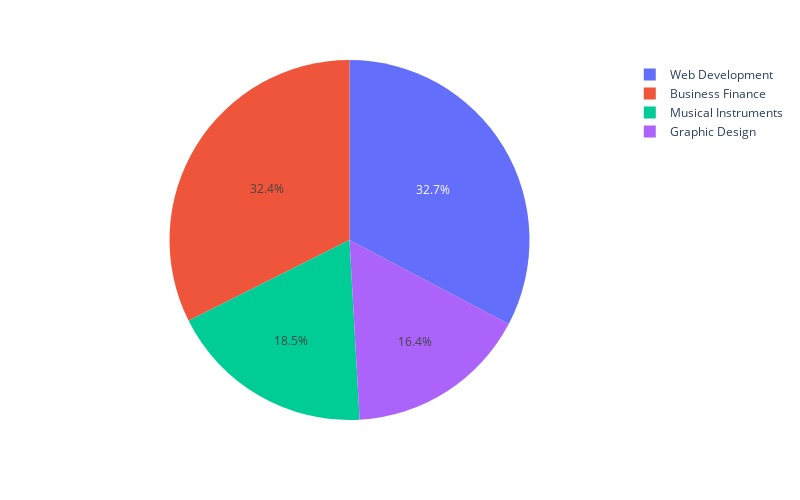

This figure's notebook cell:
### Markdown cell above
Data Cleaning Steps:

Checked datatypes and missing values.
Dropped null values from the dataframe.
Created a column to categorize the courses into free and paid.
Extracted and stored the date only data from the datetime column and created the year column.
Created a function with regex to clean up the text columns.
Dropped off columns that are not necesary for the analysis.
Created the revenue column.
Exploratory Data Analysis
From the pie chart below, Web Development leads with 1203 courses while Graphics Designs at 602 courses is the least.

### Code cell
# Create a piechart in seaborn in all chart percentage
subject = new_df['subject'].value_counts()
print(new_df['subject'].value_counts())
chart = px.pie(new_df, 
                values = subject.values,
                names = subject.index,
                 
               )
figure.show()

### Figure 1 — Plotly figure (JSON) as saved in the notebook; plotly's stock layout.template omitted (floating-point values rounded to 4 significant figures)
{"data": [{"domain": {"x": [0, 1], "y": [0, 1]}, "hovertemplate": "label=%{label}<br>value=%{value}<extra></extra>", "labels": ["Web Development", "Business Finance", "Musical Instruments", "Graphic Design"], "legendgroup": "", "name": "", "showlegend": true, "type": "pie", "values": [1203, 1191, 680, 602]}], "layout": {"height": 500, "legend": {"tracegroupgap": 0}, "margin": {"t": 60}, "width": 800}}
